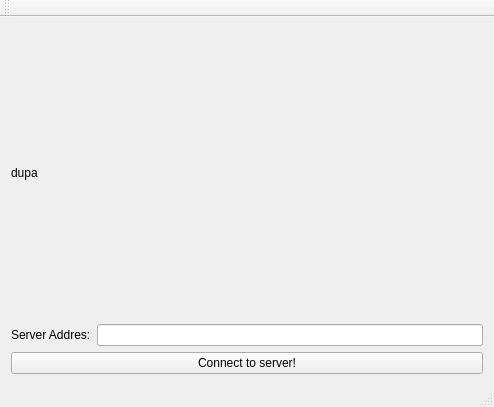
<?xml version="1.0" encoding="UTF-8"?>
<ui version="4.0">
 <class>SOSSlaveClass</class>
 <widget class="QMainWindow" name="SOSSlaveClass">
  <property name="geometry">
   <rect>
    <x>0</x>
    <y>0</y>
    <width>494</width>
    <height>407</height>
   </rect>
  </property>
  <property name="sizePolicy">
   <sizepolicy hsizetype="Minimum" vsizetype="Minimum">
    <horstretch>0</horstretch>
    <verstretch>0</verstretch>
   </sizepolicy>
  </property>
  <property name="windowTitle">
   <string>SOSSlave</string>
  </property>
  <widget class="QWidget" name="centralWidget">
   <layout class="QVBoxLayout" name="verticalLayout_2">
    <item>
     <layout class="QVBoxLayout" name="verticalLayout">
      <item>
       <widget class="QLabel" name="connectionLabel">
        <property name="text">
         <string>dupa</string>
        </property>
       </widget>
      </item>
      <item>
       <layout class="QHBoxLayout" name="horizontalLayout">
        <item>
         <widget class="QLabel" name="label">
          <property name="text">
           <string>Server Addres:</string>
          </property>
         </widget>
        </item>
        <item>
         <widget class="QLineEdit" name="lineEdit"/>
        </item>
       </layout>
      </item>
      <item>
       <widget class="QPushButton" name="connectButton">
        <property name="text">
         <string>Connect to server!</string>
        </property>
       </widget>
      </item>
     </layout>
    </item>
   </layout>
  </widget>
  <widget class="QMenuBar" name="menuBar">
   <property name="geometry">
    <rect>
     <x>0</x>
     <y>0</y>
     <width>494</width>
     <height>21</height>
    </rect>
   </property>
  </widget>
  <widget class="QToolBar" name="mainToolBar">
   <attribute name="toolBarArea">
    <enum>TopToolBarArea</enum>
   </attribute>
   <attribute name="toolBarBreak">
    <bool>false</bool>
   </attribute>
  </widget>
  <widget class="QStatusBar" name="statusBar"/>
 </widget>
 <layoutdefault spacing="6" margin="11"/>
 <resources>
  <include location="sosslave.qrc"/>
 </resources>
 <connections/>
</ui>
